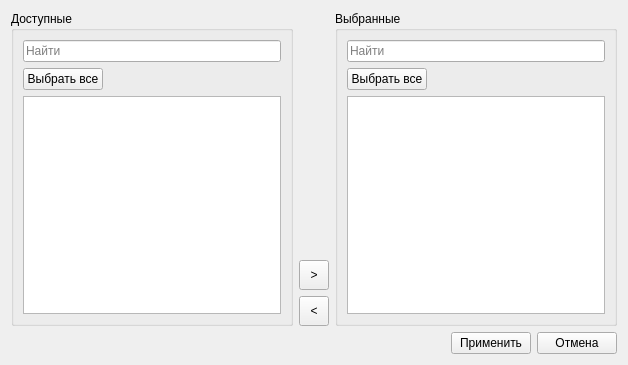
<?xml version="1.0" encoding="UTF-8"?>
<ui version="4.0">
 <class>SelectValuesWidget</class>
 <widget class="QWidget" name="SelectValuesWidget">
  <property name="geometry">
   <rect>
    <x>0</x>
    <y>0</y>
    <width>628</width>
    <height>365</height>
   </rect>
  </property>
  <property name="windowTitle">
   <string>Выбор значений</string>
  </property>
  <layout class="QVBoxLayout" name="verticalLayout_4">
   <item>
    <layout class="QHBoxLayout" name="horizontalLayout_4">
     <item>
      <widget class="QGroupBox" name="groupBox">
       <property name="title">
        <string>Доступные</string>
       </property>
       <layout class="QVBoxLayout" name="verticalLayout">
        <item>
         <widget class="QLineEdit" name="allLineEdit">
          <property name="placeholderText">
           <string>Найти</string>
          </property>
         </widget>
        </item>
        <item>
         <layout class="QHBoxLayout" name="horizontalLayout">
          <item>
           <widget class="QPushButton" name="allButton">
            <property name="toolTip">
             <string>Выделить все записи</string>
            </property>
            <property name="text">
             <string>Выбрать все</string>
            </property>
           </widget>
          </item>
          <item>
           <spacer name="horizontalSpacer_2">
            <property name="orientation">
             <enum>Qt::Horizontal</enum>
            </property>
            <property name="sizeHint" stdset="0">
             <size>
              <width>40</width>
              <height>20</height>
             </size>
            </property>
           </spacer>
          </item>
         </layout>
        </item>
        <item>
         <widget class="QTreeWidget" name="allTreeWidget">
          <property name="selectionMode">
           <enum>QAbstractItemView::ExtendedSelection</enum>
          </property>
          <property name="headerHidden">
           <bool>true</bool>
          </property>
          <column>
           <property name="text">
            <string notr="true">1</string>
           </property>
          </column>
         </widget>
        </item>
       </layout>
      </widget>
     </item>
     <item>
      <layout class="QVBoxLayout" name="verticalLayout_3">
       <item>
        <spacer name="verticalSpacer">
         <property name="orientation">
          <enum>Qt::Vertical</enum>
         </property>
         <property name="sizeHint" stdset="0">
          <size>
           <width>20</width>
           <height>40</height>
          </size>
         </property>
        </spacer>
       </item>
       <item>
        <widget class="QToolButton" name="includeButton">
         <property name="minimumSize">
          <size>
           <width>30</width>
           <height>30</height>
          </size>
         </property>
         <property name="maximumSize">
          <size>
           <width>30</width>
           <height>30</height>
          </size>
         </property>
         <property name="toolTip">
          <string>Добавить к выбранному</string>
         </property>
         <property name="text">
          <string>&gt;</string>
         </property>
        </widget>
       </item>
       <item>
        <widget class="QToolButton" name="excludeButton">
         <property name="minimumSize">
          <size>
           <width>30</width>
           <height>30</height>
          </size>
         </property>
         <property name="maximumSize">
          <size>
           <width>30</width>
           <height>30</height>
          </size>
         </property>
         <property name="toolTip">
          <string>Исключить из выбранного</string>
         </property>
         <property name="text">
          <string>&lt;</string>
         </property>
        </widget>
       </item>
      </layout>
     </item>
     <item>
      <widget class="QGroupBox" name="groupBox_2">
       <property name="title">
        <string>Выбранные</string>
       </property>
       <layout class="QVBoxLayout" name="verticalLayout_2">
        <item>
         <widget class="QLineEdit" name="selectedLineEdit">
          <property name="placeholderText">
           <string>Найти</string>
          </property>
         </widget>
        </item>
        <item>
         <layout class="QHBoxLayout" name="horizontalLayout_3">
          <item>
           <widget class="QPushButton" name="selectedButton">
            <property name="toolTip">
             <string>Выделить все записи</string>
            </property>
            <property name="text">
             <string>Выбрать все</string>
            </property>
           </widget>
          </item>
          <item>
           <spacer name="horizontalSpacer_3">
            <property name="orientation">
             <enum>Qt::Horizontal</enum>
            </property>
            <property name="sizeHint" stdset="0">
             <size>
              <width>40</width>
              <height>20</height>
             </size>
            </property>
           </spacer>
          </item>
         </layout>
        </item>
        <item>
         <widget class="QTreeWidget" name="selectedTreeWidget">
          <property name="selectionMode">
           <enum>QAbstractItemView::ExtendedSelection</enum>
          </property>
          <property name="headerHidden">
           <bool>true</bool>
          </property>
          <column>
           <property name="text">
            <string notr="true">1</string>
           </property>
          </column>
         </widget>
        </item>
       </layout>
      </widget>
     </item>
    </layout>
   </item>
   <item>
    <layout class="QHBoxLayout" name="horizontalLayout_2">
     <item>
      <spacer name="horizontalSpacer">
       <property name="orientation">
        <enum>Qt::Horizontal</enum>
       </property>
       <property name="sizeHint" stdset="0">
        <size>
         <width>40</width>
         <height>20</height>
        </size>
       </property>
      </spacer>
     </item>
     <item>
      <widget class="QPushButton" name="applyButton">
       <property name="toolTip">
        <string>Сохранить изменения</string>
       </property>
       <property name="text">
        <string>Применить</string>
       </property>
      </widget>
     </item>
     <item>
      <widget class="QPushButton" name="cancelButton">
       <property name="toolTip">
        <string>Закрыть без сохранения</string>
       </property>
       <property name="text">
        <string>Отмена</string>
       </property>
      </widget>
     </item>
    </layout>
   </item>
  </layout>
 </widget>
 <tabstops>
  <tabstop>applyButton</tabstop>
  <tabstop>cancelButton</tabstop>
  <tabstop>allTreeWidget</tabstop>
  <tabstop>selectedTreeWidget</tabstop>
  <tabstop>allLineEdit</tabstop>
  <tabstop>selectedLineEdit</tabstop>
  <tabstop>includeButton</tabstop>
  <tabstop>excludeButton</tabstop>
 </tabstops>
 <resources/>
 <connections/>
</ui>
